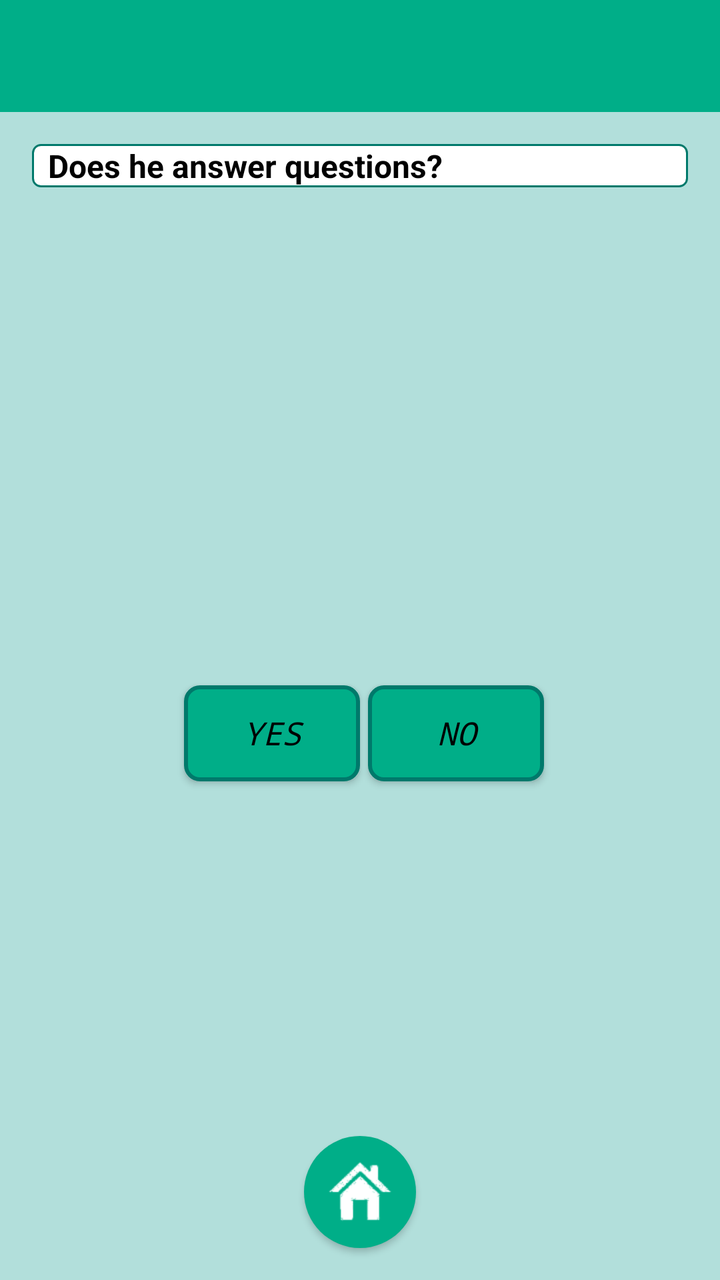
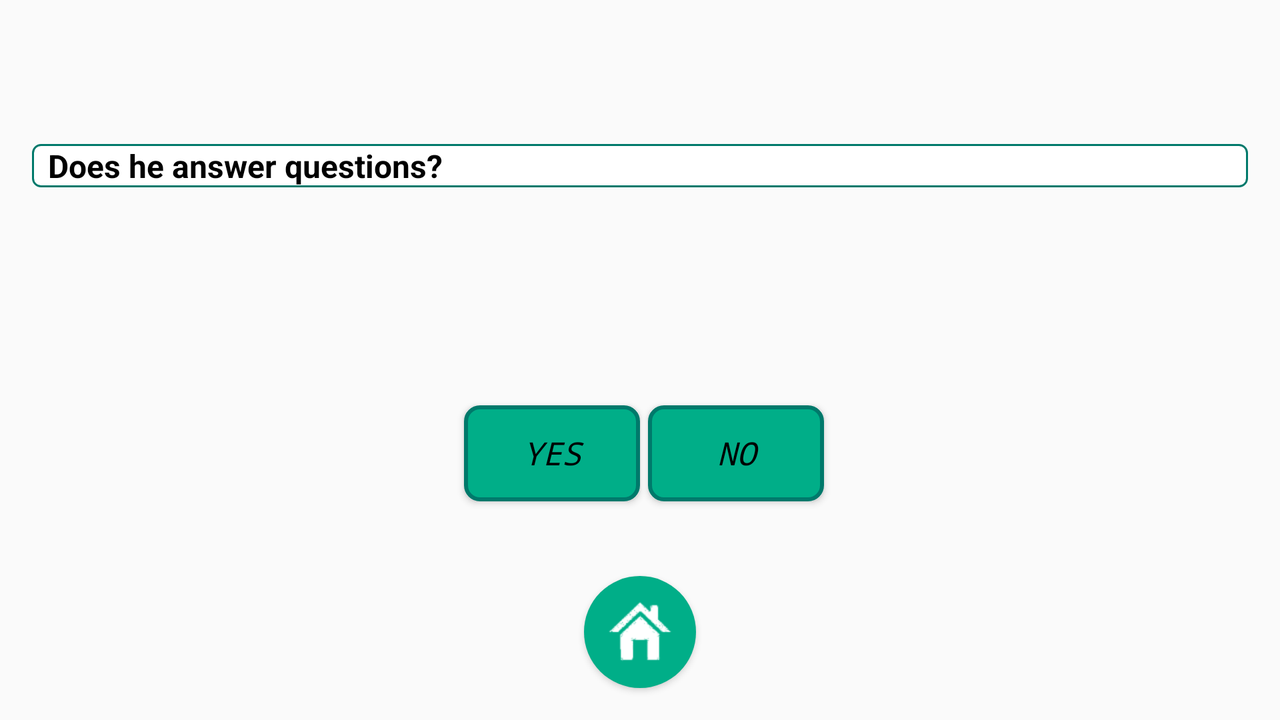

One screen, two layout resources from the same app: the default and the repository's alternative for another configuration. Each is rendered where Android would select it; the XML of both is given below.
<!-- AndroidManifest.xml: application theme AppTheme -->
<!-- res/layout/activity__step5.xml -->
<?xml version="1.0" encoding="utf-8"?>
<RelativeLayout xmlns:android="http://schemas.android.com/apk/res/android"
    xmlns:tools="http://schemas.android.com/tools"
    android:layout_width="match_parent"
    android:layout_height="match_parent"
    tools:context="com.ull.project.mobiletriageapp_start.Activity_Step5">

    <RelativeLayout
        android:id="@+id/nottoolbarview"
        android:layout_width="match_parent"
        android:layout_height="@dimen/tool_bar"
        android:background="@color/colorPrimary">

        <ImageView
            android:layout_width="wrap_content"
            android:layout_height="wrap_content"
            android:src="@drawable/top_nav_logo_title"
            android:scaleType="fitStart"
            tools:ignore="ContentDescription" />
    </RelativeLayout>
    <RelativeLayout
        android:orientation="horizontal"
        android:layout_width="match_parent"
        android:layout_height="match_parent"
        android:background="@color/colorBackground"
        android:layout_below="@id/nottoolbarview">
        <TextView
            android:id="@+id/textview_Step5_Question"
            android:text="@string/txt_FifthQuestion"
            style="@style/App_TextView"
            android:layout_marginTop="@dimen/activity_vertical_margin"
            android:layout_marginLeft="@dimen/activity_horizontal_margin"
            android:layout_marginRight="@dimen/activity_horizontal_margin"/>

        <LinearLayout
            android:orientation="horizontal"
            android:layout_width="match_parent"
            android:layout_height="match_parent"
            android:gravity="center"
            android:layout_below="@id/textview_Step5_Question">

            <Button
                style="@style/App_ViewButton_Style"
                android:id="@+id/bt_yes_step5"
                android:text="@string/txt_PositiveAnswer"
                android:layout_margin="@dimen/space_components"/>
            <Button
                style="@style/App_ViewButton_Style"
                android:id="@+id/bt_no_step5"
                android:text="@string/txt_NegativeAnswer"/>
        </LinearLayout>

    </RelativeLayout>

    <Button
        style="@style/App_ViewButtonMain_Style"
        android:id="@+id/bt_main_step5"
        android:layout_marginBottom="@dimen/activity_vertical_margin"
        android:layout_alignParentBottom="true"
        android:layout_centerHorizontal="true"/>
</RelativeLayout>
<!-- resources referenced by this layout -->
<resources>
  <item name="colorBackground" type="color">#B2DFDB</item>
  <item name="colorPrimary" type="color">#00ae88</item>
  <dimen name="activity_horizontal_margin">16dp</dimen>
  <dimen name="activity_vertical_margin">16dp</dimen>
  <dimen name="space_components">4dp</dimen>
  <dimen name="tool_bar">56dp</dimen>
  <string name="txt_FifthQuestion">Does he answer questions?</string>
  <string name="txt_NegativeAnswer">No</string>
  <string name="txt_PositiveAnswer">Yes</string>
  <style name="App_ViewButtonMain_Style" parent="Base.Widget.AppCompat.ImageButton">
          <item name="android:layout_width">@dimen/shape_circle</item>
          <item name="android:layout_height">@dimen/shape_circle</item>
          <item name="android:adjustViewBounds">true</item>
          <item name="android:scaleType">fitCenter</item>
          <item name="android:background">@drawable/bt_main_selector</item>
  
      </style>
  <style name="AppTheme" parent="Theme.AppCompat.Light.NoActionBar">
          <item name="android:dialogTheme">@style/App_Dialog_Theme</item>
          <item name="android:layout_width">match_parent</item>
          <item name="android:layout_height">match_parent</item>
      </style>
  <dimen name="text_size_short">16sp</dimen>
  <item name="textColorPrimary" type="color">#000000</item>
  <!-- drawable textview (drawable) -->
  <?xml version="1.0" encoding="utf-8"?>
  <shape xmlns:android="http://schemas.android.com/apk/res/android"
      android:shape="rectangle" >
  
      <solid
          android:color="@color/colorBackgroundText" >
      </solid>
  
  
      <stroke
          android:width="1dp"
          android:color="@color/colorPrimaryDark" >
      </stroke>
  
      <corners
          android:radius="4dp"   >
      </corners>
  
  </shape>
  <dimen name="shape_circle">56dp</dimen>
  <!-- drawable bt_main_selector (drawable) -->
  <?xml version="1.0" encoding="utf-8"?>
  <selector xmlns:android="http://schemas.android.com/apk/res/android">
      <item android:drawable="@drawable/bt_main_pressed"
          android:state_pressed="true" />
      <item android:drawable="@drawable/bt_main_selected"
          android:state_focused="true" />
      <item android:drawable="@drawable/bt_main_default" />
  
  </selector>
  <!-- drawable buttonview_selector (drawable) -->
  <?xml version="1.0" encoding="utf-8"?>
  <selector xmlns:android="http://schemas.android.com/apk/res/android">
      <item android:drawable="@drawable/buttonview_pressed"
          android:state_pressed="true" />
      <item android:drawable="@drawable/buttonview_selected"
          android:state_focused="true" />
      <item android:drawable="@drawable/buttonview_default" />
  
  </selector>
  <style name="App_Dialog_Theme" parent="Theme.AppCompat.Light.Dialog">
          <item name="android:windowNoTitle">false</item>
          <item name="android:windowIsFloating">true</item>
          <item name="android:layout_centerInParent">true</item>
      </style>
  <item name="colorBackgroundText" type="color">#FFFFFF</item>
  <item name="colorPrimaryDark" type="color">#00796B</item>
  <!-- drawable bt_main_pressed (drawable) -->
  <?xml version="1.0" encoding="utf-8"?>
  <layer-list xmlns:android="http://schemas.android.com/apk/res/android">
      <item>
  
          <shape android:shape="oval">
              <solid android:color="@color/colorPrimaryDark"/>
          </shape>
  
      </item>
      <item
          android:drawable="@drawable/ic_main"
          android:top ="2dp"
          android:bottom ="2dp"
          android:left= "2dp"
          android:right= "2dp">
  
  
      </item>
  
  
  </layer-list>
  <!-- drawable bt_main_selected (drawable) -->
  <?xml version="1.0" encoding="utf-8"?>
  <layer-list xmlns:android="http://schemas.android.com/apk/res/android">
      <item>
  
          <shape android:shape="oval">
              <solid android:color="@color/colorAcent"/>
          </shape>
  
      </item>
      <item
          android:drawable="@drawable/ic_main">
  
      </item>
  
  
  </layer-list>
  <item name="colorAcent" type="color">#64ffda</item>
  <dimen name="shape_circle_padding">10dp</dimen>
</resources>
<!-- res/layout-land/activity__step5.xml (the repository's variant of the layout above) -->
<!-- drawn on the phone turned sideways -->
<?xml version="1.0" encoding="utf-8"?>
<RelativeLayout xmlns:android="http://schemas.android.com/apk/res/android"
    xmlns:tools="http://schemas.android.com/tools"
    android:layout_width="match_parent"
    android:layout_height="match_parent"
    style="@style/AppTheme"
    tools:context="com.ull.project.mobiletriageapp_start.Activity_Step5">

    <View
        style="@style/App_Nottoolbar_Style"
        android:id="@+id/nottoolbarview"/>

    <TextView
        android:id="@+id/textview_Step5_Question"
        android:layout_below="@id/nottoolbarview"
        android:text="@string/txt_FifthQuestion"
        style="@style/App_TextView"
        android:layout_marginTop="@dimen/activity_vertical_margin"
        android:layout_marginLeft="@dimen/activity_horizontal_margin"
        android:layout_marginRight="@dimen/activity_horizontal_margin"/>

    <LinearLayout
        android:orientation="horizontal"
        android:layout_width="match_parent"
        android:layout_height="match_parent"
        android:gravity="center"
        android:layout_below="@id/textview_Step5_Question">

        <Button
            style="@style/App_ViewButton_Style"
            android:id="@+id/bt_yes_step5"
            android:text="@string/txt_PositiveAnswer"
            android:layout_margin="@dimen/space_components"/>
        <Button
            style="@style/App_ViewButton_Style"
            android:id="@+id/bt_no_step5"
            android:text="@string/txt_NegativeAnswer"/>
    </LinearLayout>


    <Button
        style="@style/App_ViewButtonMain_Style"
        android:id="@+id/bt_main_step5"
        android:layout_marginBottom="@dimen/activity_vertical_margin"
        android:layout_alignParentBottom="true"
        android:layout_centerHorizontal="true"/>


</RelativeLayout>
<!-- resources referenced by the variant -->
<!-- as the phone turned sideways resolves them -->
<resources>
  <dimen name="activity_horizontal_margin">16dp</dimen>
  <dimen name="activity_vertical_margin">16dp</dimen>
  <dimen name="space_components">4dp</dimen>
  <string name="txt_FifthQuestion">Does he answer questions?</string>
  <string name="txt_NegativeAnswer">No</string>
  <string name="txt_PositiveAnswer">Yes</string>
  <style name="AppTheme" parent="Theme.AppCompat.Light.NoActionBar">
          <item name="android:dialogTheme">@style/App_Dialog_Theme</item>
          <item name="android:layout_width">match_parent</item>
          <item name="android:layout_height">match_parent</item>
      </style>
  <style name="App_Nottoolbar_Style">
          <item name="android:foreground">@color/colorPrimary</item>
          <item name="android:layout_width">match_parent</item>
          <item name="android:layout_height">@dimen/tool_bar</item>
      </style>
  <style name="App_ViewButtonMain_Style" parent="Base.Widget.AppCompat.ImageButton">
          <item name="android:layout_width">@dimen/shape_circle</item>
          <item name="android:layout_height">@dimen/shape_circle</item>
          <item name="android:adjustViewBounds">true</item>
          <item name="android:scaleType">fitCenter</item>
          <item name="android:background">@drawable/bt_main_selector</item>
  
      </style>
  <style name="App_Dialog_Theme" parent="Theme.AppCompat.Light.Dialog">
          <item name="android:windowNoTitle">false</item>
          <item name="android:windowIsFloating">true</item>
          <item name="android:layout_centerInParent">true</item>
      </style>
  <item name="colorPrimary" type="color">#00ae88</item>
  <dimen name="tool_bar">56dp</dimen>
  <dimen name="text_size_short">16sp</dimen>
  <item name="textColorPrimary" type="color">#000000</item>
  <!-- drawable textview (drawable) -->
  <?xml version="1.0" encoding="utf-8"?>
  <shape xmlns:android="http://schemas.android.com/apk/res/android"
      android:shape="rectangle" >
  
      <solid
          android:color="@color/colorBackgroundText" >
      </solid>
  
  
      <stroke
          android:width="1dp"
          android:color="@color/colorPrimaryDark" >
      </stroke>
  
      <corners
          android:radius="4dp"   >
      </corners>
  
  </shape>
  <dimen name="shape_circle">56dp</dimen>
  <!-- drawable bt_main_selector (drawable) -->
  <?xml version="1.0" encoding="utf-8"?>
  <selector xmlns:android="http://schemas.android.com/apk/res/android">
      <item android:drawable="@drawable/bt_main_pressed"
          android:state_pressed="true" />
      <item android:drawable="@drawable/bt_main_selected"
          android:state_focused="true" />
      <item android:drawable="@drawable/bt_main_default" />
  
  </selector>
  <!-- drawable buttonview_selector (drawable) -->
  <?xml version="1.0" encoding="utf-8"?>
  <selector xmlns:android="http://schemas.android.com/apk/res/android">
      <item android:drawable="@drawable/buttonview_pressed"
          android:state_pressed="true" />
      <item android:drawable="@drawable/buttonview_selected"
          android:state_focused="true" />
      <item android:drawable="@drawable/buttonview_default" />
  
  </selector>
  <item name="colorBackgroundText" type="color">#FFFFFF</item>
  <item name="colorPrimaryDark" type="color">#00796B</item>
  <!-- drawable bt_main_selected (drawable) -->
  <?xml version="1.0" encoding="utf-8"?>
  <layer-list xmlns:android="http://schemas.android.com/apk/res/android">
      <item>
  
          <shape android:shape="oval">
              <solid android:color="@color/colorAcent"/>
          </shape>
  
      </item>
      <item
          android:drawable="@drawable/ic_main">
  
      </item>
  
  
  </layer-list>
  <item name="colorAcent" type="color">#64ffda</item>
  <dimen name="shape_circle_padding">10dp</dimen>
  <item name="colorBackground" type="color">#B2DFDB</item>
</resources>
